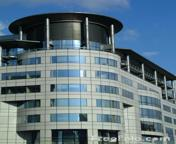
#> input picture P5/images/texturesimages/buildings/buildings_1.jpg, 176 x 144 px; its folder holds 4 pictures in this run
$ jupyter execute --allow-errors JoseManuelCano_AlejandroCano_P5.ipynb   (shell and % lines are left out)
#> lines starting #> are read from the running program, lines starting #| are printed output that depends on the picture
### P5/LM_filters.py
'''
The Leung-Malik (LM) Filter Bank, implementation in python

T. Leung and J. Malik. Representing and recognizing the visual appearance of
materials using three-dimensional textons. International Journal of Computer
Vision, 43(1):29-44, June 2001.

Reference: http://www.robots.ox.ac.uk/~vgg/research/texclass/filters.html
'''

import numpy as np
import matplotlib.pyplot as plt

def gaussian1d(sigma, mean, x, ord):
    x = np.array(x)
    x_ = x - mean
    var = sigma**2

    # Gaussian Function
    g1 = (1/np.sqrt(2*np.pi*var))*(np.exp((-1*x_*x_)/(2*var)))

    if ord == 0:
        g = g1
        return g
    elif ord == 1:
        g = -g1*((x_)/(var))
        return g
    else:
        g = g1*(((x_*x_) - var)/(var**2))
        return g

def gaussian2d(sup, scales):
    var = scales * scales
    shape = (sup,sup)
    n,m = [(i - 1)/2 for i in shape]
    x,y = np.ogrid[-m:m+1,-n:n+1]
    g = (1/np.sqrt(2*np.pi*var))*np.exp( -(x*x + y*y) / (2*var) )
    return g

def log2d(sup, scales):
    var = scales * scales
    shape = (sup,sup)
    n,m = [(i - 1)/2 for i in shape]
    x,y = np.ogrid[-m:m+1,-n:n+1]
    g = (1/np.sqrt(2*np.pi*var))*np.exp( -(x*x + y*y) / (2*var) )
    h = g*((x*x + y*y) - var)/(var**2)
    return h

def makefilter(scale, phasex, phasey, pts, sup):

    gx = gaussian1d(3*scale, 0, pts[0,...], phasex)
    gy = gaussian1d(scale,   0, pts[1,...], phasey)

    image = gx*gy

    image = np.reshape(image,(sup,sup))
    return image

def makeLMfilters():
    sup     = 49
    scalex  = np.sqrt(2) * np.array([1,2,3])
    norient = 6
    nrotinv = 12

    nbar  = len(scalex)*norient
    nedge = len(scalex)*norient
    nf    = nbar+nedge+nrotinv
    F     = np.zeros([sup,sup,nf])
    hsup  = (sup - 1)/2

    x = [np.arange(-hsup,hsup+1)]
    y = [np.arange(-hsup,hsup+1)]

    [x,y] = np.meshgrid(x,y)

    orgpts = [x.flatten(), y.flatten()]
    orgpts = np.array(orgpts)

    count = 0
    for scale in range(len(scalex)):
        for orient in range(norient):
            angle = (np.pi * orient)/norient
            c = np.cos(angle)
            s = np.sin(angle)
            rotpts = [[c+0,-s+0],[s+0,c+0]]
            rotpts = np.array(rotpts)
            rotpts = np.dot(rotpts,orgpts)
            F[:,:,count] = makefilter(scalex[scale], 0, 1, rotpts, sup)
            F[:,:,count+nedge] = makefilter(scalex[scale], 0, 2, rotpts, sup)
            count = count + 1

    count = nbar+nedge
    scales = np.sqrt(2) * np.array([1,2,3,4])

    for i in range(len(scales)):
        F[:,:,count]   = gaussian2d(sup, scales[i])
        count = count + 1

    for i in range(len(scales)):
        F[:,:,count] = log2d(sup, scales[i])
        count = count + 1

    for i in range(len(scales)):
        F[:,:,count] = log2d(sup, 3*scales[i])
        count = count + 1

    return F

# Call the make filter function
F = makeLMfilters()
print("LM filters imported, the shape of the filter bank is: ", F.shape)

### P5/JoseManuelCano_AlejandroCano_P5.ipynb
==============================================================================================
## Practicum 5: Image search using textures
==============================================================================================

The exercises of this notebook will show how we can perform image similarity search using:

- Gaussian filters
- Descriptors based on texture and color

#### Problem we want to solve
- Given a query image **$x$** and a set of images **$X$** we would like to retreive the most similar to **$x$** images from  **$X$**.

## Delivery

All code sould be commented in English. Answers of the questions should be given in English too.

Compressed file **P5_Student1_Student2.zip** that includes:
- The notebook P5_Student1_Student2.ipynb completed with the solutions to the exercises and their corresponding comments.
- The images used that are not provided in P5.zip.

**Deadline (Campus Virtual): Desember 12th, 11:00 p.m.**

 The function should return a feature vector obtained by averaging each filter response on the image.

**Hint**: Note that since at this moment we are focusing on the texture, we will not use the color of the images.

## Looking at the images

[cell 1]

import time
import scipy
import numpy as np
import skimage
from skimage import filters
from skimage import io
import os

import matplotlib.pyplot as plt

[cell 2]
path = "./images/texturesimages/buildings/"
building_images = [skimage.io.imread(path + f) for f in os.listdir(path)]
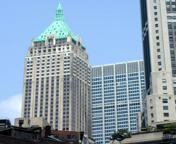
#> input picture P5/images/texturesimages/buildings/buildings_10.jpg, 176 x 144 px
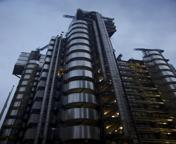
#> input picture P5/images/texturesimages/buildings/buildings_11.jpg, 176 x 144 px
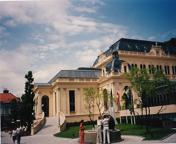
#> input picture P5/images/texturesimages/buildings/buildings_14.jpg, 176 x 144 px
#> building_images = 4 items

path = "./images/texturesimages/forest/"
#> (the rest of this cell did not finish here and is left out)

[cell 3]
fig, ax= plt.subplots(ncols=3, nrows=1, figsize=(20,30))

#> (the rest of this cell did not finish here and is left out)

#> (a cell that did not finish here is left out)

# Filter banks

We can apply a collection of multiple filters that we call a filter bank. Note that if we apply $D$ filters our feature vectors will be $D$ dimensional.

The following image shows a filter bank. In the filter bank we typically want filters to capture a combination of scales, orientations of different types of patterns. This particular filter bank is The Leung-Malik (LM) Filter Bank.

## Leung-Malik (LM) Filter Bank

[cell 5]
import LM_filters

[cell 6]
filter_bank = LM_filters.makeLMfilters()
filter_bank.shape

### Plotting all filters

[cell 7]
n_filters = filter_bank.shape[-1]

fig, ax = plt.subplots(ncols=12, nrows=4, figsize=(15,3))

k = 0
for i in range(4):
    for j in range(12):
        ax[i,j].imshow(filter_bank[:,:,k], cmap = 'gray')
        ax[i,j].axis("off")
        k = k + 1
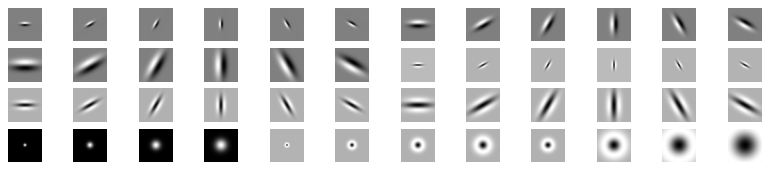
#> figure drawn by matplotlib, 48 panels

## Exercise 5.1 Plot the convolved image by some of the filters

Make a function `visualize_features(im,  filter_bank, n_filters=5)` that recieves the `filter_bank`, an image `im` and an integer `n_filters`.

The function  must make a plot of two rows containing in the first row, in position $k$, the image convolved by filter $k$. In the second row, in position $k$, the image of the k'th filter. The result for `n_filter=5` should look like

#> (a cell that did not finish here is left out)

[cell 9]
from scipy.ndimage.filters import convolve
# [9 lines left out: function visualize_features, not called in this run]

#> (the rest of this cell did not finish here and is left out)

## Exercise 5.2 Constructing a feature vector for a given image

Given $D$ filters from the filter bank and a single image `image`, make a function `features_from_filter_bank(image, filter_bank, n_filters)` that returns a feature vector of shape `n_filters`. The returned vector must contain at position $k$ the mean of the absolute value of the convolved image by filter $k$.

$$
\text{feat}(x) = \left( \text{mean}( |r_1|), \dots,\text{mean}(|r_D|) \right)
$$

[cell 10]
im = skimage.color.rgb2gray(building_images[1])
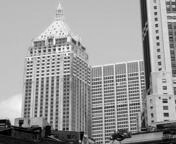
#> im: shape (144, 176) float64; min 0, max 0.99, mean 0.609

def features_from_filter_bank(image, filter_bank, n_filters):
    ## Complete this function
#> called with filter_bank = array of shape (49, 49, 48), n_filters = 48
    im_conv = np.zeros(image.shape)
    features_for_im = np.zeros(n_filters)
    for i in range(n_filters):
        im_conv = abs(convolve(skimage.color.rgb2gray(image),filter_bank[:,:,i]))
        im_mean = np.mean(im_conv)
        features_for_im[i] = im_mean
#> this loop made 48 passes
#> im_mean on passes 1 to 12: 0.0102, 0.00938, 0.011, 0.018, 0.0118, 0.00914, 0.00577, 0.00518, 0.00553, 0.00854, 0.00577, 0.00523
#> pass 1, in features_from_filter_bank, `im_conv = abs(convolve(skimage.color.rgb2gray(image),filter_bank[:,:,i..`:
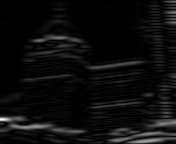
#> im_conv: shape (144, 176) float64; min 6.44e-08, max 0.197, mean 0.0102; drawn with min black and max white
#> pass 2, in features_from_filter_bank, `im_conv = abs(convolve(skimage.color.rgb2gray(image),filter_bank[:,:,i..`:
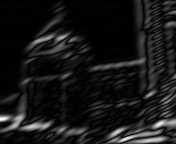
#> im_conv: shape (144, 176) float64; min 3.69e-07, max 0.1, mean 0.00938; drawn with min black and max white
#> pass 3, in features_from_filter_bank, `im_conv = abs(convolve(skimage.color.rgb2gray(image),filter_bank[:,:,i..`:
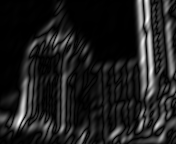
#> im_conv: shape (144, 176) float64; min 1.24e-07, max 0.0894, mean 0.011; drawn with min black and max white
#> after the loop:
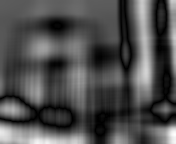
#> im_conv: shape (144, 176) float64; min 9.14e-08, max 0.0109, mean 0.00332; drawn with min black and max white
#> after the loop, features_for_im = 48 values, max 8.64 at index 39, min 0.000608 at index 31, mean 0.513
    return features_for_im

features_for_im = features_from_filter_bank(im, filter_bank, n_filters)

## Exercise 5.3 Constructing the matrix of the feature vectors for all images

Implement a function `get_class_Features(all_images, filter_bank)` that applies `features_from_filter_bank` to get a feature vector for each of the images in the union of the three datasets (forest, buildings, sunset). It must return a matrix containing at row $k$ feature vector for the input image $k$.

Wall time: 7min 49s

#> (a cell that did not finish here is left out)

[cell 12]

# [8 lines left out: function get_class_features, not called in this run]

#> (the rest of this cell did not finish here and is left out)

#> (a cell that did not finish here is left out)

[cell 14]
all_feature_vectors = np.load("all_feature_vectors.npy")
#> (reads P5/all_feature_vectors.npy from the repository)

## Exercise 5.4 Visualizing the features of an image

Define a function `visualize_features` that given a feature index and an array containing all feature vectors, plots its values for the three datasets using different colors for each dataset (in total plots should contain 3 colors).

[cell 15]
def visualize_features(k, all_feature_vectors):
#> called with k = 41
    vector = all_feature_vectors[:,k] #we retrieve the column k from the feature vectors table
    max_value = np.argmax(vector) #we find the maximum value of that column

    fig, ax = plt.subplots()
    x = np.arange(0,90)
    y = vector
    ax.scatter(x[:29],y[:29], color='r')
    ax.scatter(x[30:59],y[30:59], color = 'b')
    ax.scatter(x[59:],y[59:], color = 'g')
    plt.show()
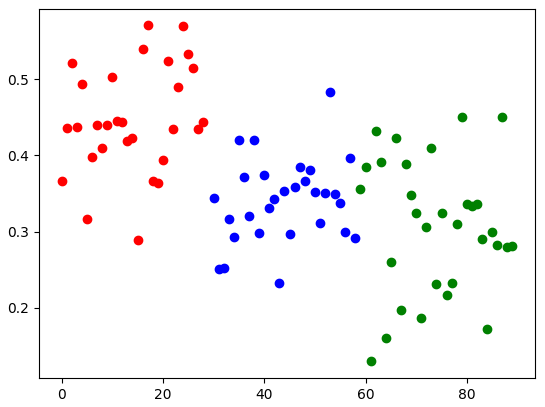
#> figure drawn by matplotlib, 1 panel

#visualize_features(25, all_feature_vectors)
visualize_features(41, all_feature_vectors)

#### Similarity search

Let us assume $f(x) \in \mathbb{R}^D$ represents a set of features for $x$. Given a query image $x$ and another image $x^m$ from the database, we can compute the distance between images as
$$
\text{distance}\left( f(x) , \, f(x^m) \right) = \| \text{feat}(x)  - \text{feat}(x^m)  \|_2 =  \sqrt{ \sum_{d=1}^\text{D} \left( f(x)_d - f(x^m)_d  \right)^2 }
$$

then we can find the closest image $x^{m^*}$ from the database to $x$ as $m^* =  \text{argmin}_{m} \{ \| \text{feat}(x)  - \text{feat}(x^m)  \|_2 \}$

## Exercise 5.5 Retrieving the most similar images

Implement a function `retrieve_k_images_from_X(query, X, k)` where `query` is an image,  `X` ins the array containing the features from all the images and  `k` is an integer. The function should retrieve the `k` most similar images (according to the l2 norm) and the distances from the closest images to the query image. You can include the query image since it is in `X`.

- Make a plot with the first column beeing the query image and the other k columns the closest images in the feature space.

[cell 16]
X = np.array(all_feature_vectors)
ind_1 = 6
ind_2 = 30
ind_3 = 65

query_1 = X[6, :]
query_2 = X[30,:]
query_3 = X[65,:]


# Display the query images
fig, ax = plt.subplots(ncols=3, nrows=1, figsize=(15,3))
#> (the rest of this cell did not finish here and is left out)

[cell 17]
def retrieve_k_images_from_X(query, X, k):
#> called with query = array of shape (48,), k = 4
    arr = np.ones(len(X))
    dict_to_sort = {} #as we need the index of the image and the distance, we use dictionary to sort them
    for i in range(len(X)):
        arr[i]= np.linalg.norm(query-X[i]) #we store the distances between the query image and each image
        dict_to_sort[arr[i]] = i #for each distance we store the index it belongs to

    sorted_distances = np.sort(np.partition(arr,k+1)[:k+1]) #we sort all the distances and get the k most similar
    result = []
    for distance in sorted_distances:
        result.append(dict_to_sort[distance])
    return result[1:], sorted_distances[1:]

[cell 18]
"""This function plots the K most similar images for a query image"""
# [13 lines left out: function display_k_images_for_query, not called in this run]

#> (a cell that did not finish here is left out)

## Exercise 5.6 Compute the accuracy of the algorithm: given a query image.

Make a function

```
accuracy(X, class_labels, k=5, query=x, class_query=y)
```

That takes as input a the dataset `X`, the `class_labels` for the images, the number of images to retrieve `k`, a query image `x` and the class of the query image `y`. Returns as output the number of retrieved images that belong to class `y` divided by the total of images retrieved `k` (this is the accuracy).

**Hint**: be careful to exclude the query image from the retrieved images.

- Compute the accuracy with k=4 with the previous images. Does the accuracy match the images retrieved from the previous exercise?

[cell 20]
class_labels = np.concatenate((np.zeros(30), np.ones(30),  2*np.ones(30))).reshape(90,1)

[cell 21]
def accuracy(X, class_labels, k, query, class_query):
    acc = 0
    k_images, distances = retrieve_k_images_from_X(query,X,k)
    for index in k_images:
        if class_labels[index] == class_query:
            acc += 1

    return acc/k
